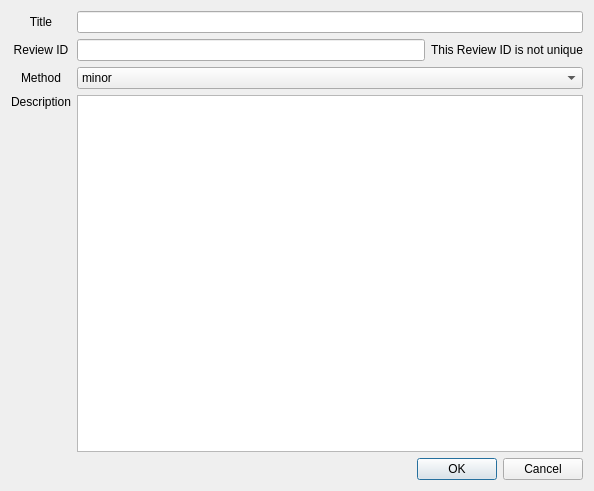
<?xml version="1.0" encoding="UTF-8"?>
<ui version="4.0">
 <class>reviews::AddNewReviewDialog</class>
 <widget class="QDialog" name="reviews::AddNewReviewDialog">
  <property name="geometry">
   <rect>
    <x>0</x>
    <y>0</y>
    <width>594</width>
    <height>491</height>
   </rect>
  </property>
  <property name="windowTitle">
   <string>Dialog</string>
  </property>
  <layout class="QGridLayout" name="gridLayout">
   <item row="0" column="0">
    <widget class="QLabel" name="titleLabel">
     <property name="sizePolicy">
      <sizepolicy hsizetype="Preferred" vsizetype="Preferred">
       <horstretch>0</horstretch>
       <verstretch>0</verstretch>
      </sizepolicy>
     </property>
     <property name="minimumSize">
      <size>
       <width>0</width>
       <height>0</height>
      </size>
     </property>
     <property name="text">
      <string>Title</string>
     </property>
     <property name="alignment">
      <set>Qt::AlignCenter</set>
     </property>
    </widget>
   </item>
   <item row="0" column="1">
    <widget class="QLineEdit" name="titleLineEdit"/>
   </item>
   <item row="1" column="0">
    <widget class="QLabel" name="IdLabel">
     <property name="text">
      <string>Review ID</string>
     </property>
     <property name="alignment">
      <set>Qt::AlignCenter</set>
     </property>
    </widget>
   </item>
   <item row="1" column="1">
    <layout class="QHBoxLayout" name="horizontalLayout">
     <item>
      <widget class="QLineEdit" name="idLineEdit">
       <property name="toolTip">
        <string>The #reqif keyword will be added before this ID</string>
       </property>
      </widget>
     </item>
     <item>
      <widget class="QLabel" name="notUniqueIDLabel">
       <property name="enabled">
        <bool>true</bool>
       </property>
       <property name="text">
        <string>This Review ID is not unique</string>
       </property>
      </widget>
     </item>
    </layout>
   </item>
   <item row="2" column="0">
    <widget class="QLabel" name="methodLabel">
     <property name="text">
      <string>Method</string>
     </property>
     <property name="alignment">
      <set>Qt::AlignCenter</set>
     </property>
    </widget>
   </item>
   <item row="2" column="1">
    <widget class="QComboBox" name="methodBox">
     <item>
      <property name="text">
       <string>minor</string>
      </property>
     </item>
     <item>
      <property name="text">
       <string>major</string>
      </property>
     </item>
     <item>
      <property name="text">
       <string>editorial</string>
      </property>
     </item>
    </widget>
   </item>
   <item row="3" column="0">
    <widget class="QLabel" name="descriptionLabel">
     <property name="minimumSize">
      <size>
       <width>0</width>
       <height>0</height>
      </size>
     </property>
     <property name="text">
      <string>Description</string>
     </property>
     <property name="alignment">
      <set>Qt::AlignHCenter|Qt::AlignTop</set>
     </property>
     <property name="wordWrap">
      <bool>true</bool>
     </property>
    </widget>
   </item>
   <item row="3" column="1">
    <widget class="QTextEdit" name="descriptionTextEdit"/>
   </item>
   <item row="4" column="1">
    <widget class="QDialogButtonBox" name="buttonBox">
     <property name="orientation">
      <enum>Qt::Horizontal</enum>
     </property>
     <property name="standardButtons">
      <set>QDialogButtonBox::Cancel|QDialogButtonBox::Ok</set>
     </property>
    </widget>
   </item>
  </layout>
 </widget>
 <resources/>
 <connections>
  <connection>
   <sender>buttonBox</sender>
   <signal>accepted()</signal>
   <receiver>reviews::AddNewReviewDialog</receiver>
   <slot>accept()</slot>
   <hints>
    <hint type="sourcelabel">
     <x>248</x>
     <y>254</y>
    </hint>
    <hint type="destinationlabel">
     <x>157</x>
     <y>274</y>
    </hint>
   </hints>
  </connection>
  <connection>
   <sender>buttonBox</sender>
   <signal>rejected()</signal>
   <receiver>reviews::AddNewReviewDialog</receiver>
   <slot>reject()</slot>
   <hints>
    <hint type="sourcelabel">
     <x>316</x>
     <y>260</y>
    </hint>
    <hint type="destinationlabel">
     <x>286</x>
     <y>274</y>
    </hint>
   </hints>
  </connection>
 </connections>
</ui>
